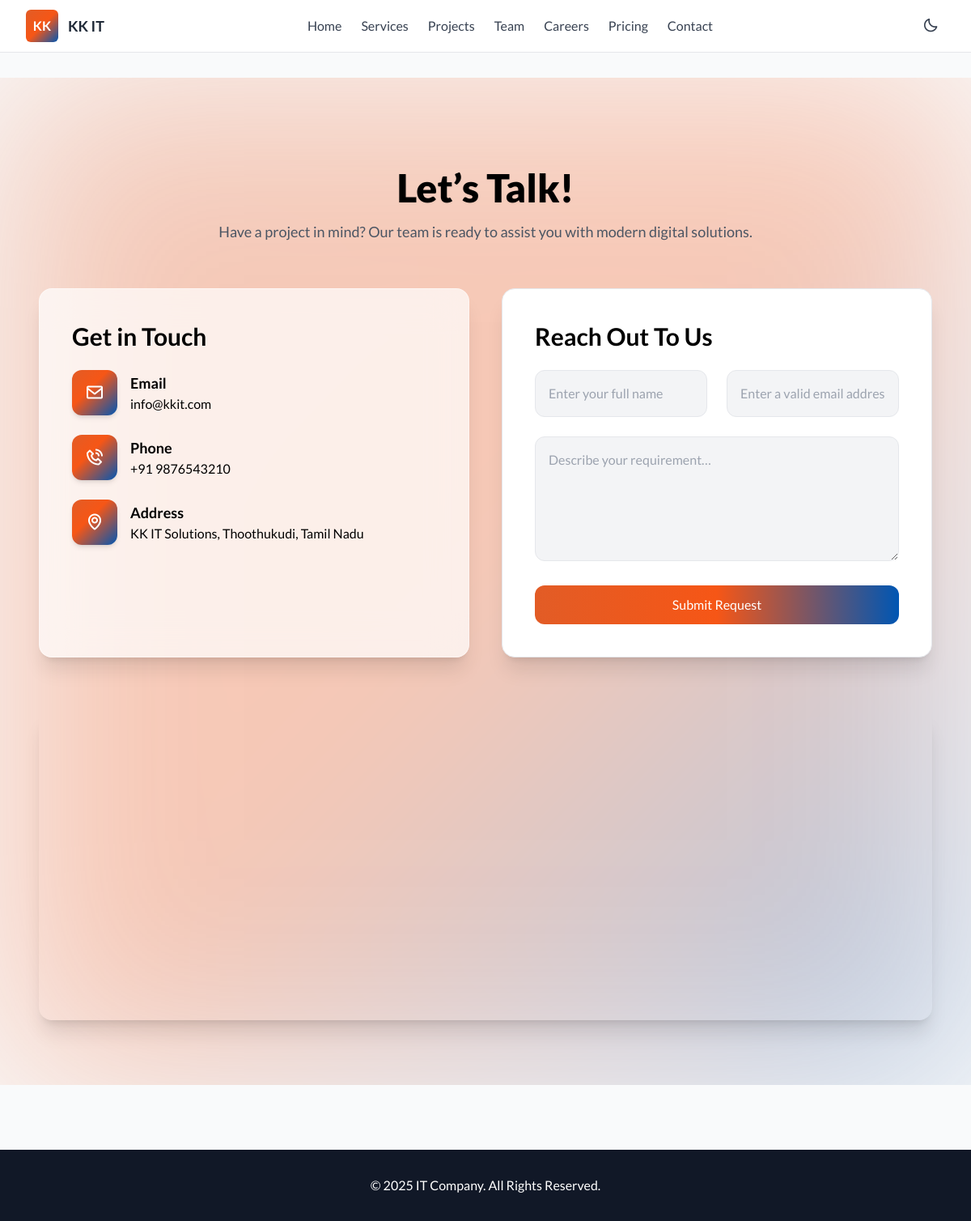
Page /contact/ on the committed database.
### core/models.py (models this page shows, shortened)
class ContactPage(models.Model):
    heading = models.CharField(max_length=150, default="Contact Us")
    sub_heading = models.CharField(max_length=300, default="We're here to help you.")
    map_embed_url = models.TextField(help_text="Paste Google Map Embed URL")
    form_title = models.CharField(max_length=150, default="Send a Message")
    name_placeholder = models.CharField(max_length=100, default="Your Name")
    email_placeholder = models.CharField(max_length=100, default="Your Email")
    message_placeholder = models.CharField(max_length=150, default="Your Message")
    submit_text = models.CharField(max_length=50, default="Send Message")

class ContactInfo(models.Model):
    email = models.EmailField()
    phone = models.CharField(max_length=20)
    address = models.CharField(max_length=200)
    email_icon = models.CharField(max_length=50, default="bx bx-envelope")
    phone_icon = models.CharField(max_length=50, default="bx bx-phone-call")
    address_icon = models.CharField(max_length=50, default="bx bx-map")

### core/views.py (the view)
# urls.py: path('contact/', views.contact_view, name='contact'), # ensure contact_view exists
def contact_view(request):
    context = {
        'contact': ContactInfo.objects.first(),
        'page': ContactPage.objects.first(),
    }
    return render(request, 'core/contact.html', context)

### core/templates/core/contact.html (shortened to what this page needs)
{% extends 'base.html' %}
{% block content %}
<section class="relative pt-28 pb-20 overflow-hidden">
    <div class="absolute inset-0 -z-10 opacity-30 dark:opacity-20 bg-gradient-to-br
        from-[#E25C26] via-[#F65616] to-[#0056B3] blur-[120px]"></div>
    <div class="max-w-6xl mx-auto px-6">
        <div class="text-center mb-14" data-aos="fade-down">
            <h1 class="text-5xl font-extrabold drop-shadow-sm">{{ page.heading }}</h1>
            <p class="text-lg mt-4 text-gray-600 dark:text-gray-300">
                {{ page.sub_heading }}
            </p>
        </div>
        <div class="grid md:grid-cols-2 gap-10">
            <div data-aos="fade-right"
                class="backdrop-blur-xl bg-white/70 dark:bg-gray-800/50 p-10 rounded-2xl shadow-xl border border-white/40 dark:border-gray-700/40">
                <h2 class="text-3xl font-bold mb-6">Get in Touch</h2>
                <div class="space-y-6">
                    <div class="flex gap-4 items-center">
                        <div class="w-14 h-14 rounded-xl bg-brand-gradient flex items-center justify-center text-white text-2xl shadow-md">
                            <i class="{{ contact.email_icon }}"></i>
                        </div>
                        <div>
                            <h3 class="text-lg font-semibold">Email</h3>
                            <p>{{ contact.email }}</p>
                        </div>
                    </div>
                    <div class="flex gap-4 items-center">
                        <div class="w-14 h-14 rounded-xl bg-brand-gradient flex items-center justify-center text-white text-2xl shadow-md">
                            <i class="{{ contact.phone_icon }}"></i>
                        </div>
                        <div>
                            <h3 class="text-lg font-semibold">Phone</h3>
                            <p>{{ contact.phone }}</p>
                        </div>
                    </div>
                    <div class="flex gap-4 items-center">
                        <div class="w-14 h-14 rounded-xl bg-brand-gradient flex items-center justify-center text-white text-2xl shadow-md">
                            <i class="{{ contact.address_icon }}"></i>
                        </div>
                        <div>
                            <h3 class="text-lg font-semibold">Address</h3>
                            <p>{{ contact.address }}</p>
                        </div>
                    </div>
                </div>
            </div>
            <div data-aos="fade-left"
                class="p-10 rounded-2xl shadow-xl bg-white dark:bg-gray-900 border border-gray-200 dark:border-gray-700">
                <h2 class="text-3xl font-bold mb-6">{{ page.form_title }}</h2>
                <form>
                    <div class="grid md:grid-cols-2 gap-6">
                        <input type="text" placeholder="{{ page.name_placeholder }}"
                            class="p-4 rounded-xl bg-gray-100 dark:bg-gray-800 border dark:border-gray-700 w-full">
                        <input type="email" placeholder="{{ page.email_placeholder }}"
                            class="p-4 rounded-xl bg-gray-100 dark:bg-gray-800 border dark:border-gray-700 w-full">
                    </div>
                    <div class="mt-6">
                        <textarea rows="5" placeholder="{{ page.message_placeholder }}"
                            class="p-4 rounded-xl bg-gray-100 dark:bg-gray-800 border dark:border-gray-700 w-full"></textarea>
                    </div>
                    <button type="button"
                        class="mt-6 px-6 py-3 rounded-xl text-white w-full bg-gradient-to-r
                        from-[#E25C26] via-[#F65616] to-[#0056B3] hover:opacity-90 transition">
                        {{ page.submit_text }}
                    </button>
                </form>
            </div>
        </div>
        <div class="mt-16 rounded-2xl overflow-hidden shadow-xl" data-aos="zoom-in">
            <iframe
                class="w-full h-72 md:h-96"
                loading="lazy"
                allowfullscreen
                src="{{ page.map_embed_url }}">
            </iframe>
        </div>
    </div>
</section>
{% endblock %}

### core/static/core/css/style.css (style rules this page uses)
:root { --accent-1: #E25C26; --accent-2: #F65616; --accent-3: #0056B3; --muted: #6B7280; }
.font-lato { font-family: 'Lato', system-ui, -apple-system, "Segoe UI", Roboto, "Helvetica Neue", Arial; }
.bg-brand-gradient { background: linear-gradient(135deg, var(--accent-1), var(--accent-2) 40%, var(--accent-3)); }

### rows in the picture
ContactPage: heading "Let’s Talk!", sub_heading "Have a project in mind? Our team is ready to assist you with modern digital solutions.", form_title "Reach Out To Us", name_placeholder "Enter your full name", email_placeholder "Enter a valid email address", message_placeholder "Describe your requirement…", submit_text "Submit Request"
ContactInfo: email "info@kkit.com", phone "+91 9876543210", address "KK IT Solutions, Thoothukudi, Tamil Nadu"
